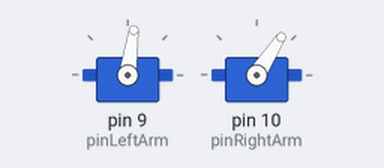
The program below on a simulated Arduino Nano, built with avr-gcc and run on an emulated ATmega328P. Parts: 2 × servo. Random numbers use the default seed unless the program sets one.

Above: at 3.05 s.
At 10.55 s:
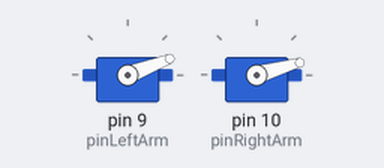
At 18.05 s:
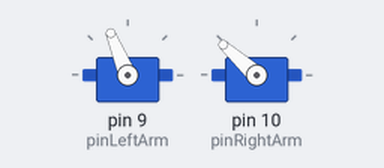
At 33.2 s:
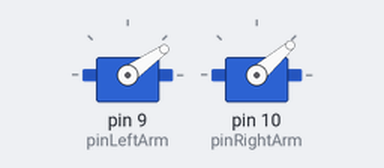
Timing chart, 0 to 40.0 s (numbered marks = the images above):
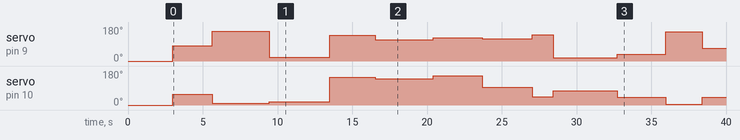

The program:

main.cpp
```cpp
#include <Arduino.h>
#include <Servo.h>

/*
PWM pins Arduino Nano
Pin 3 (PWM)
Pin 5 (PWM)
Pin 6 (PWM)
Pin 9 (PWM)
Pin 10 (PWM)
Pin 11 (PWM)
*/

//Instances
Servo leftArm;
Servo rightArm;

//Pin Definitions
const int pinLeftArm = 9;
const int pinRightArm = 10;

//Interval Position Definitions
const long MIN_POSITION = 0;
const long MAX_POSITION = 181;

//Interval Delay Definitions
const long MIN_DELAY = 1000;
const long MAX_DELAY = 5000;

void setup()
{
  // Serial.begin(9600);
  leftArm.attach(pinLeftArm);
  rightArm.attach(pinRightArm);

  randomSeed(analogRead(0));

  leftArm.write(0);
  rightArm.write(0);
  delay(3000);
}

void loop()
{
  leftArm.write(static_cast<int>(random(MIN_POSITION, MAX_POSITION)));
  rightArm.write(static_cast<int>(random(MIN_POSITION, MAX_POSITION)));
  // Serial.println(static_cast<int>(random(MIN_POSITION, MAX_POSITION)));
  // Serial.println(static_cast<int>(random(MIN_POSITION, MAX_POSITION)));
  delay(static_cast<unsigned long>(random(MIN_DELAY, MAX_DELAY)));
}
```
